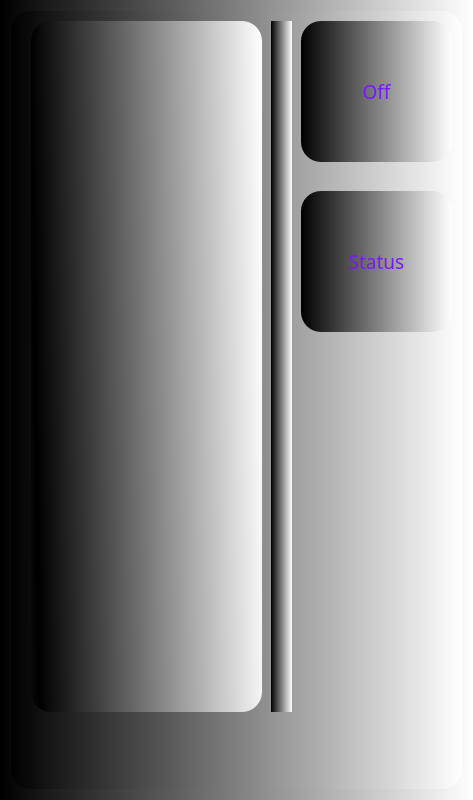
<?xml version="1.0" encoding="UTF-8"?>
<ui version="4.0">
 <class>MainWindow</class>
 <widget class="QMainWindow" name="MainWindow">
  <property name="geometry">
   <rect>
    <x>0</x>
    <y>0</y>
    <width>473</width>
    <height>800</height>
   </rect>
  </property>
  <property name="windowTitle">
   <string>MainWindow</string>
  </property>
  <property name="styleSheet">
   <string notr="true">background-color: qlineargradient(spread:pad, x1:0, y1:0, x2:1, y2:0, stop:0 rgba(0, 0, 0, 255), stop:1 rgba(255, 255, 255, 255));
color: rgb(238, 228, 155);
border-radius:20px</string>
  </property>
  <widget class="QWidget" name="triosWidget">
   <layout class="QGridLayout" name="gridLayout">
    <item row="0" column="0">
     <widget class="QStackedWidget" name="stackedLights">
      <property name="sizePolicy">
       <sizepolicy hsizetype="Preferred" vsizetype="Preferred">
        <horstretch>0</horstretch>
        <verstretch>0</verstretch>
       </sizepolicy>
      </property>
      <property name="lineWidth">
       <number>1</number>
      </property>
      <property name="currentIndex">
       <number>0</number>
      </property>
      <widget class="QWidget" name="select">
       <widget class="QListWidget" name="selectLights">
        <property name="geometry">
         <rect>
          <x>20</x>
          <y>10</y>
          <width>231</width>
          <height>691</height>
         </rect>
        </property>
        <property name="font">
         <font>
          <family>Monaco</family>
          <pointsize>10</pointsize>
          <italic>false</italic>
         </font>
        </property>
        <property name="styleSheet">
         <string notr="true">background-color: qlineargradient(spread:reflect, x1:0, y1:0.0397727, x2:1, y2:0, stop:0 rgba(0, 0, 0, 255), stop:1 rgba(255, 255, 255, 255));
alternate-background-color: rgb(74, 78, 81);

color: rgb(123, 22, 255);</string>
        </property>
        <property name="frameShape">
         <enum>QFrame::StyledPanel</enum>
        </property>
        <property name="frameShadow">
         <enum>QFrame::Sunken</enum>
        </property>
        <property name="lineWidth">
         <number>1</number>
        </property>
        <property name="verticalScrollBarPolicy">
         <enum>Qt::ScrollBarAsNeeded</enum>
        </property>
        <property name="alternatingRowColors">
         <bool>false</bool>
        </property>
        <property name="verticalScrollMode">
         <enum>QAbstractItemView::ScrollPerItem</enum>
        </property>
        <property name="movement">
         <enum>QListView::Static</enum>
        </property>
        <property name="resizeMode">
         <enum>QListView::Adjust</enum>
        </property>
        <property name="viewMode">
         <enum>QListView::ListMode</enum>
        </property>
        <property name="uniformItemSizes">
         <bool>true</bool>
        </property>
        <property name="selectionRectVisible">
         <bool>true</bool>
        </property>
       </widget>
       <widget class="QPushButton" name="pushButton">
        <property name="geometry">
         <rect>
          <x>290</x>
          <y>10</y>
          <width>151</width>
          <height>141</height>
         </rect>
        </property>
        <property name="font">
         <font>
          <family>Monaco</family>
          <pointsize>14</pointsize>
          <weight>50</weight>
          <italic>false</italic>
          <bold>false</bold>
         </font>
        </property>
        <property name="styleSheet">
         <string notr="true">border-radius:20px;
selection-background-color: rgb(255, 13, 13);
font: 14pt &quot;Monaco&quot;;
selection-color: rgb(255, 12, 31);
color: rgb(123, 22, 255);</string>
        </property>
        <property name="text">
         <string>Off</string>
        </property>
       </widget>
       <widget class="QPushButton" name="statusButton">
        <property name="geometry">
         <rect>
          <x>290</x>
          <y>180</y>
          <width>151</width>
          <height>141</height>
         </rect>
        </property>
        <property name="font">
         <font>
          <family>Monaco</family>
          <pointsize>14</pointsize>
          <weight>50</weight>
          <italic>false</italic>
          <bold>false</bold>
         </font>
        </property>
        <property name="styleSheet">
         <string notr="true">border-radius:20px;
font: 14pt &quot;Monaco&quot;;
color: rgb(123, 22, 255);</string>
        </property>
        <property name="text">
         <string>Status</string>
        </property>
       </widget>
       <widget class="Line" name="line_3">
        <property name="geometry">
         <rect>
          <x>260</x>
          <y>10</y>
          <width>21</width>
          <height>691</height>
         </rect>
        </property>
        <property name="orientation">
         <enum>Qt::Vertical</enum>
        </property>
       </widget>
      </widget>
      <widget class="QWidget" name="light">
       <widget class="QLCDNumber" name="lcdValue">
        <property name="geometry">
         <rect>
          <x>250</x>
          <y>10</y>
          <width>201</width>
          <height>141</height>
         </rect>
        </property>
        <property name="styleSheet">
         <string notr="true">color: rgb(123, 22, 255);</string>
        </property>
       </widget>
       <widget class="QDial" name="lightMin">
        <property name="geometry">
         <rect>
          <x>20</x>
          <y>180</y>
          <width>161</width>
          <height>161</height>
         </rect>
        </property>
        <property name="focusPolicy">
         <enum>Qt::TabFocus</enum>
        </property>
        <property name="maximum">
         <number>100</number>
        </property>
        <property name="notchesVisible">
         <bool>true</bool>
        </property>
       </widget>
       <widget class="QLabel" name="lightName">
        <property name="geometry">
         <rect>
          <x>250</x>
          <y>700</y>
          <width>201</width>
          <height>51</height>
         </rect>
        </property>
        <property name="font">
         <font>
          <family>Monaco</family>
          <pointsize>14</pointsize>
          <weight>50</weight>
          <italic>false</italic>
          <bold>false</bold>
         </font>
        </property>
        <property name="styleSheet">
         <string notr="true">font: 14pt &quot;Monaco&quot;;color: rgb(123, 22, 255);</string>
        </property>
        <property name="text">
         <string>light name</string>
        </property>
        <property name="alignment">
         <set>Qt::AlignCenter</set>
        </property>
       </widget>
       <widget class="QPushButton" name="backBuuton">
        <property name="geometry">
         <rect>
          <x>10</x>
          <y>700</y>
          <width>171</width>
          <height>51</height>
         </rect>
        </property>
        <property name="font">
         <font>
          <family>Monaco</family>
          <pointsize>14</pointsize>
          <weight>50</weight>
          <italic>false</italic>
          <bold>false</bold>
         </font>
        </property>
        <property name="styleSheet">
         <string notr="true">font: 14pt &quot;Monaco&quot;;
color: rgb(123, 22, 255);</string>
        </property>
        <property name="text">
         <string>Back</string>
        </property>
       </widget>
       <widget class="QDial" name="lightValue">
        <property name="geometry">
         <rect>
          <x>20</x>
          <y>10</y>
          <width>161</width>
          <height>161</height>
         </rect>
        </property>
        <property name="focusPolicy">
         <enum>Qt::TabFocus</enum>
        </property>
        <property name="maximum">
         <number>100</number>
        </property>
        <property name="notchesVisible">
         <bool>true</bool>
        </property>
       </widget>
       <widget class="QDial" name="lightStep">
        <property name="geometry">
         <rect>
          <x>20</x>
          <y>520</y>
          <width>161</width>
          <height>171</height>
         </rect>
        </property>
        <property name="focusPolicy">
         <enum>Qt::TabFocus</enum>
        </property>
        <property name="maximum">
         <number>100</number>
        </property>
        <property name="singleStep">
         <number>1</number>
        </property>
        <property name="notchesVisible">
         <bool>true</bool>
        </property>
       </widget>
       <widget class="QDial" name="lightMax">
        <property name="geometry">
         <rect>
          <x>20</x>
          <y>350</y>
          <width>161</width>
          <height>161</height>
         </rect>
        </property>
        <property name="font">
         <font>
          <family>Apple Chancery</family>
          <pointsize>14</pointsize>
          <italic>true</italic>
         </font>
        </property>
        <property name="focusPolicy">
         <enum>Qt::TabFocus</enum>
        </property>
        <property name="maximum">
         <number>100</number>
        </property>
        <property name="notchesVisible">
         <bool>true</bool>
        </property>
       </widget>
       <widget class="QLCDNumber" name="stepValue">
        <property name="geometry">
         <rect>
          <x>250</x>
          <y>530</y>
          <width>201</width>
          <height>141</height>
         </rect>
        </property>
        <property name="styleSheet">
         <string notr="true">color: rgb(123, 22, 255);</string>
        </property>
       </widget>
       <widget class="QLCDNumber" name="minValue">
        <property name="geometry">
         <rect>
          <x>250</x>
          <y>180</y>
          <width>201</width>
          <height>141</height>
         </rect>
        </property>
        <property name="styleSheet">
         <string notr="true">color: rgb(123, 22, 255);</string>
        </property>
       </widget>
       <widget class="QLCDNumber" name="maxValue">
        <property name="geometry">
         <rect>
          <x>250</x>
          <y>350</y>
          <width>201</width>
          <height>151</height>
         </rect>
        </property>
        <property name="styleSheet">
         <string notr="true">color: rgb(123, 22, 255);</string>
        </property>
       </widget>
       <widget class="Line" name="line">
        <property name="geometry">
         <rect>
          <x>210</x>
          <y>10</y>
          <width>16</width>
          <height>741</height>
         </rect>
        </property>
        <property name="orientation">
         <enum>Qt::Vertical</enum>
        </property>
       </widget>
      </widget>
      <widget class="QWidget" name="cortex">
       <widget class="QGroupBox" name="groupBox">
        <property name="geometry">
         <rect>
          <x>30</x>
          <y>110</y>
          <width>391</width>
          <height>461</height>
         </rect>
        </property>
        <property name="sizePolicy">
         <sizepolicy hsizetype="Preferred" vsizetype="Maximum">
          <horstretch>0</horstretch>
          <verstretch>0</verstretch>
         </sizepolicy>
        </property>
        <property name="styleSheet">
         <string notr="true">font: 14pt &quot;Monaco&quot;;
color: rgb(123, 22, 255);</string>
        </property>
        <property name="title">
         <string>Temperature</string>
        </property>
        <widget class="QLCDNumber" name="temp1">
         <property name="geometry">
          <rect>
           <x>220</x>
           <y>30</y>
           <width>151</width>
           <height>61</height>
          </rect>
         </property>
         <property name="styleSheet">
          <string notr="true">color: rgb(123, 22, 255);
</string>
         </property>
        </widget>
        <widget class="QLCDNumber" name="temp2">
         <property name="geometry">
          <rect>
           <x>220</x>
           <y>140</y>
           <width>151</width>
           <height>61</height>
          </rect>
         </property>
         <property name="styleSheet">
          <string notr="true">color: rgb(123, 22, 255);</string>
         </property>
        </widget>
        <widget class="QLCDNumber" name="temp3">
         <property name="geometry">
          <rect>
           <x>220</x>
           <y>250</y>
           <width>151</width>
           <height>61</height>
          </rect>
         </property>
         <property name="styleSheet">
          <string notr="true">color: rgb(123, 22, 255);</string>
         </property>
        </widget>
        <widget class="QLCDNumber" name="temp4">
         <property name="geometry">
          <rect>
           <x>220</x>
           <y>360</y>
           <width>151</width>
           <height>61</height>
          </rect>
         </property>
         <property name="styleSheet">
          <string notr="true">color: rgb(123, 22, 255);</string>
         </property>
        </widget>
        <widget class="QLabel" name="label">
         <property name="geometry">
          <rect>
           <x>30</x>
           <y>30</y>
           <width>111</width>
           <height>51</height>
          </rect>
         </property>
         <property name="text">
          <string>Cortex 1</string>
         </property>
        </widget>
        <widget class="QLabel" name="label_2">
         <property name="geometry">
          <rect>
           <x>30</x>
           <y>140</y>
           <width>111</width>
           <height>51</height>
          </rect>
         </property>
         <property name="text">
          <string>Cortex 2</string>
         </property>
        </widget>
        <widget class="QLabel" name="label_3">
         <property name="geometry">
          <rect>
           <x>30</x>
           <y>260</y>
           <width>111</width>
           <height>51</height>
          </rect>
         </property>
         <property name="text">
          <string>Cortex 3</string>
         </property>
        </widget>
        <widget class="QLabel" name="label_4">
         <property name="geometry">
          <rect>
           <x>30</x>
           <y>370</y>
           <width>111</width>
           <height>51</height>
          </rect>
         </property>
         <property name="text">
          <string>Cortex 4</string>
         </property>
        </widget>
        <widget class="Line" name="line_2">
         <property name="geometry">
          <rect>
           <x>170</x>
           <y>10</y>
           <width>20</width>
           <height>441</height>
          </rect>
         </property>
         <property name="orientation">
          <enum>Qt::Vertical</enum>
         </property>
        </widget>
       </widget>
       <widget class="QPushButton" name="back">
        <property name="geometry">
         <rect>
          <x>40</x>
          <y>590</y>
          <width>131</width>
          <height>51</height>
         </rect>
        </property>
        <property name="styleSheet">
         <string notr="true">font: 14pt &quot;Monaco&quot;;
color: rgb(123, 22, 255);</string>
        </property>
        <property name="text">
         <string>Back</string>
        </property>
       </widget>
      </widget>
     </widget>
    </item>
   </layout>
  </widget>
 </widget>
 <layoutdefault spacing="6" margin="11"/>
 <resources/>
 <connections/>
</ui>
